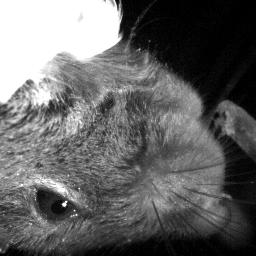
#> input picture Multimedia/img162.png, 256 x 256 px, found by its file name
$ jupyter execute spout_detection.ipynb   (shell and % lines are left out)   (older library calls are emulated)
#> lines starting #> are read from the running program, lines starting #| are printed output that depends on the picture; after the words box and inside, x2 and y2 are one past the last pixel; in counts of white or black regions, pixels touching at a corner belong together; long printed decimals are rounded
# Spout detection

This notebooks implements several image processing techniques for locating the spout coordinates from where the mice are supposed to lick. We apply a Gaussian blurring filter, a composition of several moropholical operators and finally a blob detector.

[cell 1]
import cv2
import numpy as np
from matplotlib import pyplot as plt

[cell 2]
def display_image(mat, axes=None, cmap=None, hide_axis=True):
    img = cv2.cvtColor(mat, cv2.COLOR_BGR2RGB) if mat.ndim == 3 else mat
    cmap= cmap if mat.ndim != 2 or cmap is not None else 'gray'
    if axes is None:
        if hide_axis:
            plt.xticks([])
            plt.yticks([])
        return plt.imshow(img, cmap=cmap)
    else:
        if hide_axis:
            axes.set_xticks([])
            axes.set_yticks([])
        return axes.imshow(img, cmap=cmap)

[cell 3]
image = cv2.imread('img162.png', cv2.IMREAD_GRAYSCALE) # try with two images 'frame3.tif' and 'img162.png'
#> image is the input picture: shape (256, 256); min 0, max 255, mean 100.8
blurred = cv2.GaussianBlur(image, (11, 11), 0)
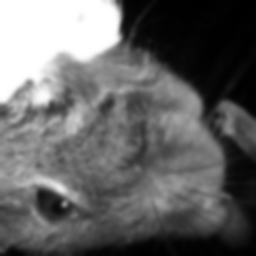
#> blurred: shape (256, 256); min 0, max 255, mean 100.8
display_image(blurred)

[cell 4]
plt.hist(blurred.ravel(),256,[0,256])
plt.show()
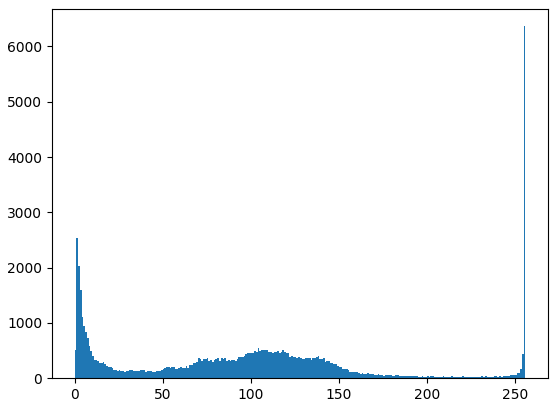
#> figure drawn by matplotlib, 1 panel; tallest bar 6366 high, from x = 255 to 256

[cell 5]
# EXPLORATION OF MORPHOLOGICAL OPERATORS
kernal = np.ones((7,7), np.uint8)
_,thresh = cv2.threshold(blurred, 80, 255, cv2.THRESH_BINARY)
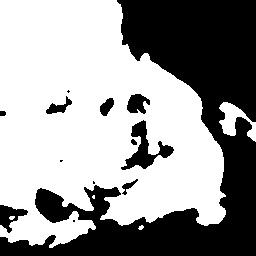
#> thresh: shape (256, 256); 60.1% white; 13 black regions (4 under 20 px), largest, box (x1, y1, x2, y2) and area: (0, 0, 256, 256) 24117, (121, 120, 174, 170) 871, (0, 205, 28, 233) 376
dilation = cv2.dilate(thresh, kernal, iterations=2)
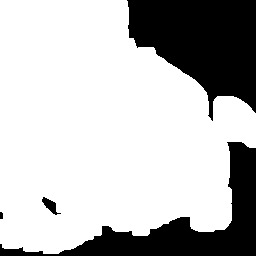
#> dilation: shape (256, 256); 73.8% white; 4 black regions, box (x1, y1, x2, y2) and area: (127, 0, 256, 121) 9836, (0, 142, 256, 256) 7179, (42, 197, 61, 215) 141, (0, 212, 3, 219) 20
erosion = cv2.erode(thresh, kernal, iterations=1)
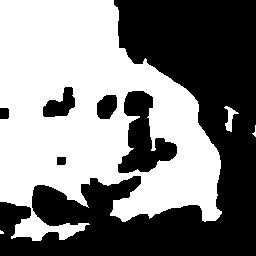
#> erosion: shape (256, 256); 50.5% white; 6 black regions, box (x1, y1, x2, y2) and area: (0, 0, 256, 256) 28879, (118, 91, 177, 173) 2430, (43, 87, 75, 117) 563, (97, 95, 117, 119) 386, (0, 108, 9, 119) 97, (57, 157, 66, 165) 71
opening = cv2.morphologyEx(thresh, cv2.MORPH_OPEN, kernal)
#> opening: shape (256, 256); 59% white; 6 black regions (1 under 20 px), largest, box (x1, y1, x2, y2) and area: (0, 0, 256, 256) 25132, (121, 94, 174, 170) 1338, (46, 90, 72, 114) 209, (100, 98, 114, 116) 158, (0, 111, 6, 116) 28
closing = cv2.morphologyEx(thresh, cv2.MORPH_CLOSE, kernal)
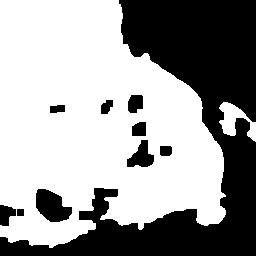
#> closing: shape (256, 256); 61.6% white; 10 black regions, largest, box (x1, y1, x2, y2) and area: (0, 0, 256, 256) 22868, (36, 189, 72, 222) 807, (127, 140, 154, 167) 432
mg = cv2.morphologyEx(thresh, cv2.MORPH_GRADIENT, kernal)
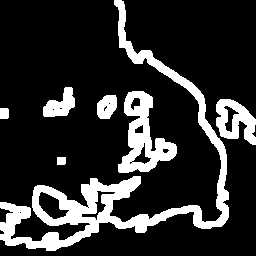
#> mg: shape (256, 256); 18.1% white; 7 white regions, largest, box (x1, y1, x2, y2) and area: (0, 0, 229, 251) 7534, (118, 91, 177, 173) 2164, (216, 99, 256, 145) 1076
th = cv2.morphologyEx(thresh, cv2.MORPH_TOPHAT, kernal)
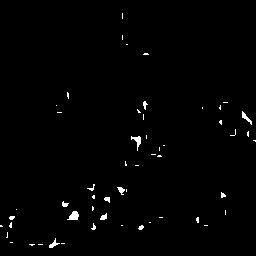
#> th: shape (256, 256); 1.1% white; 54 white regions (42 under 20 px), largest, box (x1, y1, x2, y2) and area: (67, 211, 79, 220) 72, (131, 136, 141, 151) 61, (242, 111, 252, 125) 47

titles = ['image', 'mask', 'dilation','erosion','opening','closing','mg','th']
images = [image, thresh, dilation,erosion,opening,closing,mg,th]

for i in range(8):
    plt.subplot(2, 4, i+1), plt.imshow(images[i], 'gray')
    plt.title(titles[i])
    plt.xticks([]),plt.yticks([])

plt.show()

[cell 6]
inter = cv2.dilate(thresh, kernal, iterations=2)
inter2 = cv2.erode(inter, kernal, iterations=5)
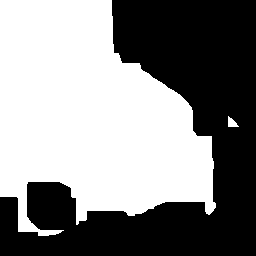
#> inter2: shape (256, 256); 53% white; 1 black region, box (x1, y1, x2, y2) and area: (0, 0, 256, 256) 30803
final = cv2.dilate(inter2,  np.ones((3,3), np.uint8), iterations=4)
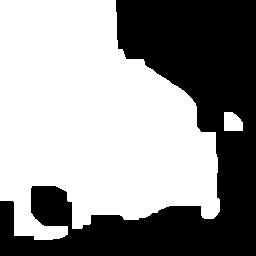
#> final: shape (256, 256); 58.2% white; 1 black region, box (x1, y1, x2, y2) and area: (0, 0, 256, 256) 27375
display_image(final)

[cell 7]
params = cv2.SimpleBlobDetector_Params()
params.filterByColor = True
params.blobColor = 255;

ver = (cv2.__version__).split('.')
if int(ver[0]) < 3 :
    detector = cv2.SimpleBlobDetector(params)
else :
    detector = cv2.SimpleBlobDetector_create(params)

keypoints = detector.detect(final)
#> keypoints = 1 keypoints; (x, y, size): (232, 122, 19.1)
points2f=cv2.KeyPoint_convert(keypoints)
#> points2f = [[232.1, 121.9]]
print("Spout coordinates:"+str(points2f[:]))
#| Spout coordinates:[[232.070 121.930]]

imgKeyPoints = cv2.drawKeypoints(image, keypoints, np.array([]),(0,0,255),
                                 cv2.DRAW_MATCHES_FLAGS_DRAW_RICH_KEYPOINTS)
display_image(imgKeyPoints)

$ run again, with Multimedia/frame3.tif saved as Multimedia/img162.png
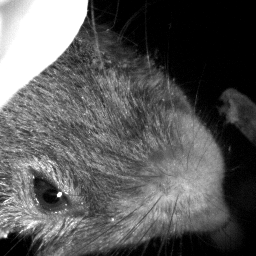
#> input picture Multimedia/frame3.tif, 256 x 256 px, found by its file name
#> image is the input picture: shape (256, 256); min 0, max 255, mean 89.2
#> `_,thresh = cv2.threshold(blurred, 80, 255, cv2.THRESH_BINARY)`:
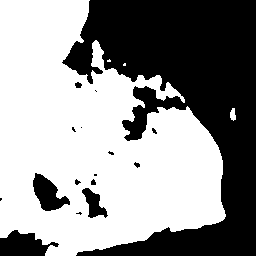
#> thresh: shape (256, 256); 57.9% white; 16 black regions (8 under 20 px), largest, box (x1, y1, x2, y2) and area: (62, 0, 256, 256) 25311, (0, 230, 59, 256) 974, (33, 173, 70, 211) 751
#> dilation: shape (256, 256); 69.8% white; 4 black regions, box (x1, y1, x2, y2) and area: (89, 0, 256, 256) 19113, (0, 240, 39, 256) 493, (74, 49, 86, 68) 135, (40, 184, 50, 204) 74
#> erosion: shape (256, 256); 49.6% white; 6 white regions (3 under 20 px), largest, box (x1, y1, x2, y2) and area: (0, 0, 222, 256) 32392, (95, 47, 101, 64) 49, (150, 80, 158, 86) 29
#> opening: shape (256, 256); 57.1% white; 13 black regions (6 under 20 px), largest, box (x1, y1, x2, y2) and area: (62, 0, 256, 256) 25795, (0, 230, 59, 256) 994, (33, 173, 70, 211) 778
#> closing: shape (256, 256); 59.1% white; 4 black regions, box (x1, y1, x2, y2) and area: (66, 0, 256, 256) 24914, (0, 232, 46, 256) 916, (33, 175, 63, 210) 679, (86, 192, 105, 217) 314
#> mg: shape (256, 256); 15.4% white; 9 white regions, largest, box (x1, y1, x2, y2) and area: (59, 0, 229, 256) 6766, (72, 171, 111, 221) 1086, (30, 170, 73, 214) 939
#> th: shape (256, 256); 0.85% white in thin lines or dots, all inside (x1, y1, x2, y2) = (35, 0, 236, 256)
#> inter2: shape (256, 256); 50.6% white; 3 black regions, box (x1, y1, x2, y2) and area: (59, 0, 256, 256) 28927, (25, 169, 65, 219) 1874, (0, 225, 54, 256) 1599
#> `final = cv2.dilate(inter2,  np.ones((3,3), np.uint8), iterations=4)`:
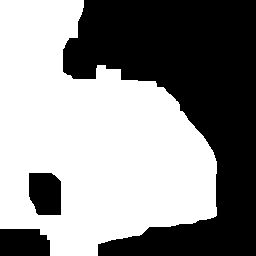
#> final: shape (256, 256); 55.6% white; 3 black regions, box (x1, y1, x2, y2) and area: (63, 0, 256, 256) 26607, (0, 229, 50, 256) 1275, (29, 173, 61, 215) 1218
#> keypoints = ()
#| Spout coordinates:()
